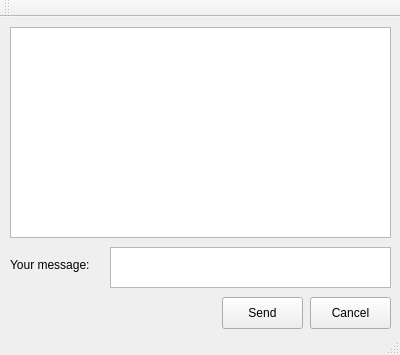
<?xml version="1.0" encoding="UTF-8"?>
<ui version="4.0">
 <class>SpeeChatGUI</class>
 <widget class="QMainWindow" name="SpeeChatGUI">
  <property name="geometry">
   <rect>
    <x>0</x>
    <y>0</y>
    <width>400</width>
    <height>355</height>
   </rect>
  </property>
  <property name="windowTitle">
   <string>SpeeChatGUI</string>
  </property>
  <widget class="QWidget" name="centralWidget">
   <widget class="QListWidget" name="ChatDisplay">
    <property name="geometry">
     <rect>
      <x>10</x>
      <y>10</y>
      <width>381</width>
      <height>211</height>
     </rect>
    </property>
   </widget>
   <widget class="QLabel" name="MsgLabel">
    <property name="geometry">
     <rect>
      <x>10</x>
      <y>240</y>
      <width>91</width>
      <height>16</height>
     </rect>
    </property>
    <property name="text">
     <string>Your message:</string>
    </property>
   </widget>
   <widget class="QTextEdit" name="MsgEdit">
    <property name="geometry">
     <rect>
      <x>110</x>
      <y>230</y>
      <width>281</width>
      <height>41</height>
     </rect>
    </property>
   </widget>
   <widget class="QPushButton" name="SendBtn">
    <property name="geometry">
     <rect>
      <x>222</x>
      <y>280</y>
      <width>81</width>
      <height>32</height>
     </rect>
    </property>
    <property name="text">
     <string>Send</string>
    </property>
   </widget>
   <widget class="QPushButton" name="CancelBtn">
    <property name="geometry">
     <rect>
      <x>310</x>
      <y>280</y>
      <width>81</width>
      <height>32</height>
     </rect>
    </property>
    <property name="text">
     <string>Cancel</string>
    </property>
   </widget>
  </widget>
  <widget class="QToolBar" name="mainToolBar">
   <attribute name="toolBarArea">
    <enum>TopToolBarArea</enum>
   </attribute>
   <attribute name="toolBarBreak">
    <bool>false</bool>
   </attribute>
  </widget>
  <widget class="QStatusBar" name="statusBar"/>
 </widget>
 <layoutdefault spacing="6" margin="11"/>
 <resources/>
 <connections/>
</ui>
